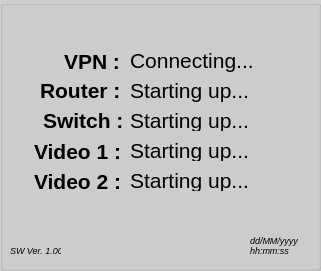
   <widget class="QGroupBox" name="groupBox_3">
    <property name="geometry">
     <rect>
      <x>0</x>
      <y>40</y>
      <width>321</width>
      <height>271</height>
     </rect>
    </property>
    <property name="palette">
     <palette>
      <active>
       <colorrole role="WindowText">
        <brush brushstyle="SolidPattern">
         <color alpha="255">
          <red>0</red>
          <green>0</green>
          <blue>0</blue>
         </color>
        </brush>
       </colorrole>
       <colorrole role="Button">
        <brush brushstyle="SolidPattern">
         <color alpha="255">
          <red>206</red>
          <green>206</green>
          <blue>206</blue>
         </color>
        </brush>
       </colorrole>
       <colorrole role="Light">
        <brush brushstyle="SolidPattern">
         <color alpha="255">
          <red>214</red>
          <green>214</green>
          <blue>214</blue>
         </color>
        </brush>
       </colorrole>
       <colorrole role="Midlight">
        <brush brushstyle="SolidPattern">
         <color alpha="255">
          <red>230</red>
          <green>230</green>
          <blue>230</blue>
         </color>
        </brush>
       </colorrole>
       <colorrole role="Dark">
        <brush brushstyle="SolidPattern">
         <color alpha="255">
          <red>103</red>
          <green>103</green>
          <blue>103</blue>
         </color>
        </brush>
       </colorrole>
       <colorrole role="Mid">
        <brush brushstyle="SolidPattern">
         <color alpha="255">
          <red>137</red>
          <green>137</green>
          <blue>137</blue>
         </color>
        </brush>
       </colorrole>
       <colorrole role="Text">
        <brush brushstyle="SolidPattern">
         <color alpha="255">
          <red>0</red>
          <green>0</green>
          <blue>0</blue>
         </color>
        </brush>
       </colorrole>
       <colorrole role="BrightText">
        <brush brushstyle="SolidPattern">
         <color alpha="255">
          <red>255</red>
          <green>255</green>
          <blue>255</blue>
         </color>
        </brush>
       </colorrole>
       <colorrole role="ButtonText">
        <brush brushstyle="SolidPattern">
         <color alpha="255">
          <red>0</red>
          <green>0</green>
          <blue>0</blue>
         </color>
        </brush>
       </colorrole>
       <colorrole role="Base">
        <brush brushstyle="SolidPattern">
         <color alpha="255">
          <red>255</red>
          <green>255</green>
          <blue>255</blue>
         </color>
        </brush>
       </colorrole>
       <colorrole role="Window">
        <brush brushstyle="SolidPattern">
         <color alpha="255">
          <red>206</red>
          <green>206</green>
          <blue>206</blue>
         </color>
        </brush>
       </colorrole>
       <colorrole role="Shadow">
        <brush brushstyle="SolidPattern">
         <color alpha="255">
          <red>0</red>
          <green>0</green>
          <blue>0</blue>
         </color>
        </brush>
       </colorrole>
       <colorrole role="AlternateBase">
        <brush brushstyle="SolidPattern">
         <color alpha="255">
          <red>230</red>
          <green>230</green>
          <blue>230</blue>
         </color>
        </brush>
       </colorrole>
       <colorrole role="ToolTipBase">
        <brush brushstyle="SolidPattern">
         <color alpha="255">
          <red>255</red>
          <green>255</green>
          <blue>220</blue>
         </color>
        </brush>
       </colorrole>
       <colorrole role="ToolTipText">
        <brush brushstyle="SolidPattern">
         <color alpha="255">
          <red>0</red>
          <green>0</green>
          <blue>0</blue>
         </color>
        </brush>
       </colorrole>
       <colorrole role="PlaceholderText">
        <brush brushstyle="SolidPattern">
         <color alpha="128">
          <red>0</red>
          <green>0</green>
          <blue>0</blue>
         </color>
        </brush>
       </colorrole>
      </active>
      <inactive>
       <colorrole role="WindowText">
        <brush brushstyle="SolidPattern">
         <color alpha="255">
          <red>0</red>
          <green>0</green>
          <blue>0</blue>
         </color>
        </brush>
       </colorrole>
       <colorrole role="Button">
        <brush brushstyle="SolidPattern">
         <color alpha="255">
          <red>206</red>
          <green>206</green>
          <blue>206</blue>
         </color>
        </brush>
       </colorrole>
       <colorrole role="Light">
        <brush brushstyle="SolidPattern">
         <color alpha="255">
          <red>214</red>
          <green>214</green>
          <blue>214</blue>
         </color>
        </brush>
       </colorrole>
       <colorrole role="Midlight">
        <brush brushstyle="SolidPattern">
         <color alpha="255">
          <red>230</red>
          <green>230</green>
          <blue>230</blue>
         </color>
        </brush>
       </colorrole>
       <colorrole role="Dark">
        <brush brushstyle="SolidPattern">
         <color alpha="255">
          <red>103</red>
          <green>103</green>
          <blue>103</blue>
         </color>
        </brush>
       </colorrole>
       <colorrole role="Mid">
        <brush brushstyle="SolidPattern">
         <color alpha="255">
          <red>137</red>
          <green>137</green>
          <blue>137</blue>
         </color>
        </brush>
       </colorrole>
       <colorrole role="Text">
        <brush brushstyle="SolidPattern">
         <color alpha="255">
          <red>0</red>
          <green>0</green>
          <blue>0</blue>
         </color>
        </brush>
       </colorrole>
       <colorrole role="BrightText">
        <brush brushstyle="SolidPattern">
         <color alpha="255">
          <red>255</red>
          <green>255</green>
          <blue>255</blue>
         </color>
        </brush>
       </colorrole>
       <colorrole role="ButtonText">
        <brush brushstyle="SolidPattern">
         <color alpha="255">
          <red>0</red>
          <green>0</green>
          <blue>0</blue>
         </color>
        </brush>
       </colorrole>
       <colorrole role="Base">
        <brush brushstyle="SolidPattern">
         <color alpha="255">
          <red>255</red>
          <green>255</green>
          <blue>255</blue>
         </color>
        </brush>
       </colorrole>
       <colorrole role="Window">
        <brush brushstyle="SolidPattern">
         <color alpha="255">
          <red>206</red>
          <green>206</green>
          <blue>206</blue>
         </color>
        </brush>
       </colorrole>
       <colorrole role="Shadow">
        <brush brushstyle="SolidPattern">
         <color alpha="255">
          <red>0</red>
          <green>0</green>
          <blue>0</blue>
         </color>
        </brush>
       </colorrole>
       <colorrole role="AlternateBase">
        <brush brushstyle="SolidPattern">
         <color alpha="255">
          <red>230</red>
          <green>230</green>
          <blue>230</blue>
         </color>
        </brush>
       </colorrole>
       <colorrole role="ToolTipBase">
        <brush brushstyle="SolidPattern">
         <color alpha="255">
          <red>255</red>
          <green>255</green>
          <blue>220</blue>
         </color>
        </brush>
       </colorrole>
       <colorrole role="ToolTipText">
        <brush brushstyle="SolidPattern">
         <color alpha="255">
          <red>0</red>
          <green>0</green>
          <blue>0</blue>
         </color>
        </brush>
       </colorrole>
       <colorrole role="PlaceholderText">
        <brush brushstyle="SolidPattern">
         <color alpha="128">
          <red>0</red>
          <green>0</green>
          <blue>0</blue>
         </color>
        </brush>
       </colorrole>
      </inactive>
      <disabled>
       <colorrole role="WindowText">
        <brush brushstyle="SolidPattern">
         <color alpha="255">
          <red>103</red>
          <green>103</green>
          <blue>103</blue>
         </color>
        </brush>
       </colorrole>
       <colorrole role="Button">
        <brush brushstyle="SolidPattern">
         <color alpha="255">
          <red>206</red>
          <green>206</green>
          <blue>206</blue>
         </color>
        </brush>
       </colorrole>
       <colorrole role="Light">
        <brush brushstyle="SolidPattern">
         <color alpha="255">
          <red>214</red>
          <green>214</green>
          <blue>214</blue>
         </color>
        </brush>
       </colorrole>
       <colorrole role="Midlight">
        <brush brushstyle="SolidPattern">
         <color alpha="255">
          <red>230</red>
          <green>230</green>
          <blue>230</blue>
         </color>
        </brush>
       </colorrole>
       <colorrole role="Dark">
        <brush brushstyle="SolidPattern">
         <color alpha="255">
          <red>103</red>
          <green>103</green>
          <blue>103</blue>
         </color>
        </brush>
       </colorrole>
       <colorrole role="Mid">
        <brush brushstyle="SolidPattern">
         <color alpha="255">
          <red>137</red>
          <green>137</green>
          <blue>137</blue>
         </color>
        </brush>
       </colorrole>
       <colorrole role="Text">
        <brush brushstyle="SolidPattern">
         <color alpha="255">
          <red>103</red>
          <green>103</green>
          <blue>103</blue>
         </color>
        </brush>
       </colorrole>
       <colorrole role="BrightText">
        <brush brushstyle="SolidPattern">
         <color alpha="255">
          <red>255</red>
          <green>255</green>
          <blue>255</blue>
         </color>
        </brush>
       </colorrole>
       <colorrole role="ButtonText">
        <brush brushstyle="SolidPattern">
         <color alpha="255">
          <red>103</red>
          <green>103</green>
          <blue>103</blue>
         </color>
        </brush>
       </colorrole>
       <colorrole role="Base">
        <brush brushstyle="SolidPattern">
         <color alpha="255">
          <red>206</red>
          <green>206</green>
          <blue>206</blue>
         </color>
        </brush>
       </colorrole>
       <colorrole role="Window">
        <brush brushstyle="SolidPattern">
         <color alpha="255">
          <red>206</red>
          <green>206</green>
          <blue>206</blue>
         </color>
        </brush>
       </colorrole>
       <colorrole role="Shadow">
        <brush brushstyle="SolidPattern">
         <color alpha="255">
          <red>0</red>
          <green>0</green>
          <blue>0</blue>
         </color>
        </brush>
       </colorrole>
       <colorrole role="AlternateBase">
        <brush brushstyle="SolidPattern">
         <color alpha="255">
          <red>206</red>
          <green>206</green>
          <blue>206</blue>
         </color>
        </brush>
       </colorrole>
       <colorrole role="ToolTipBase">
        <brush brushstyle="SolidPattern">
         <color alpha="255">
          <red>255</red>
          <green>255</green>
          <blue>220</blue>
         </color>
        </brush>
       </colorrole>
       <colorrole role="ToolTipText">
        <brush brushstyle="SolidPattern">
         <color alpha="255">
          <red>0</red>
          <green>0</green>
          <blue>0</blue>
         </color>
        </brush>
       </colorrole>
       <colorrole role="PlaceholderText">
        <brush brushstyle="SolidPattern">
         <color alpha="128">
          <red>0</red>
          <green>0</green>
          <blue>0</blue>
         </color>
        </brush>
       </colorrole>
      </disabled>
     </palette>
    </property>
    <property name="title">
     <string/>
    </property>
    <widget class="QLabel" name="label">
     <property name="geometry">
      <rect>
       <x>64</x>
       <y>50</y>
       <width>71</width>
       <height>22</height>
      </rect>
     </property>
     <property name="font">
      <font>
       <pointsize>16</pointsize>
       <weight>75</weight>
       <italic>false</italic>
       <bold>true</bold>
      </font>
     </property>
     <property name="text">
      <string>VPN :</string>
     </property>
    </widget>
    <widget class="QLabel" name="VPN_label">
     <property name="geometry">
      <rect>
       <x>130</x>
       <y>45</y>
       <width>201</width>
       <height>31</height>
      </rect>
     </property>
     <property name="font">
      <font>
       <pointsize>16</pointsize>
       <italic>false</italic>
      </font>
     </property>
     <property name="text">
      <string>Connecting... </string>
     </property>
    </widget>
    <widget class="QLabel" name="label_4">
     <property name="geometry">
      <rect>
       <x>40</x>
       <y>80</y>
       <width>121</width>
       <height>21</height>
      </rect>
     </property>
     <property name="font">
      <font>
       <pointsize>16</pointsize>
       <weight>75</weight>
       <italic>false</italic>
       <bold>true</bold>
      </font>
     </property>
     <property name="text">
      <string>Router : </string>
     </property>
    </widget>
    <widget class="QLabel" name="Router_label">
     <property name="geometry">
      <rect>
       <x>130</x>
       <y>75</y>
       <width>141</width>
       <height>31</height>
      </rect>
     </property>
     <property name="font">
      <font>
       <pointsize>16</pointsize>
       <italic>false</italic>
      </font>
     </property>
     <property name="text">
      <string>Starting up...</string>
     </property>
    </widget>
    <widget class="QLabel" name="label_5">
     <property name="geometry">
      <rect>
       <x>43</x>
       <y>110</y>
       <width>181</width>
       <height>21</height>
      </rect>
     </property>
     <property name="font">
      <font>
       <pointsize>16</pointsize>
       <weight>75</weight>
       <italic>false</italic>
       <bold>true</bold>
      </font>
     </property>
     <property name="text">
      <string>Switch :</string>
     </property>
    </widget>
    <widget class="QLabel" name="Switch_label">
     <property name="geometry">
      <rect>
       <x>130</x>
       <y>110</y>
       <width>121</width>
       <height>21</height>
      </rect>
     </property>
     <property name="font">
      <font>
       <pointsize>16</pointsize>
       <italic>false</italic>
      </font>
     </property>
     <property name="text">
      <string>Starting up...</string>
     </property>
    </widget>
    <widget class="QLabel" name="label_2">
     <property name="geometry">
      <rect>
       <x>34</x>
       <y>140</y>
       <width>101</width>
       <height>22</height>
      </rect>
     </property>
     <property name="font">
      <font>
       <pointsize>16</pointsize>
       <weight>75</weight>
       <italic>false</italic>
       <bold>true</bold>
      </font>
     </property>
     <property name="text">
      <string>Video 1 :</string>
     </property>
    </widget>
    <widget class="QLabel" name="Encoder1_label">
     <property name="geometry">
      <rect>
       <x>130</x>
       <y>140</y>
       <width>201</width>
       <height>21</height>
      </rect>
     </property>
     <property name="font">
      <font>
       <pointsize>16</pointsize>
       <italic>false</italic>
      </font>
     </property>
     <property name="text">
      <string>Starting up...</string>
     </property>
    </widget>
    <widget class="QLabel" name="label_3">
     <property name="geometry">
      <rect>
       <x>34</x>
       <y>170</y>
       <width>101</width>
       <height>22</height>
      </rect>
     </property>
     <property name="font">
      <font>
       <pointsize>16</pointsize>
       <weight>75</weight>
       <italic>false</italic>
       <bold>true</bold>
      </font>
     </property>
     <property name="text">
      <string>Video 2 :</string>
     </property>
    </widget>
    <widget class="QLabel" name="Encoder2_label">
     <property name="geometry">
      <rect>
       <x>130</x>
       <y>170</y>
       <width>201</width>
       <height>21</height>
      </rect>
     </property>
     <property name="font">
      <font>
       <pointsize>16</pointsize>
       <italic>false</italic>
      </font>
     </property>
     <property name="text">
      <string>Starting up...</string>
     </property>
    </widget>
    <widget class="QLabel" name="date_label">
     <property name="geometry">
      <rect>
       <x>250</x>
       <y>230</y>
       <width>61</width>
       <height>20</height>
      </rect>
     </property>
     <property name="font">
      <font>
       <pointsize>7</pointsize>
       <italic>true</italic>
      </font>
     </property>
     <property name="text">
      <string>dd/MM/yyyy</string>
     </property>
    </widget>
    <widget class="QLabel" name="time_label">
     <property name="geometry">
      <rect>
       <x>250</x>
       <y>240</y>
       <width>41</width>
       <height>20</height>
      </rect>
     </property>
     <property name="font">
      <font>
       <pointsize>7</pointsize>
       <italic>true</italic>
      </font>
     </property>
     <property name="text">
      <string>hh:mm:ss</string>
     </property>
    </widget>
    <widget class="QLabel" name="version_label">
     <property name="geometry">
      <rect>
       <x>10</x>
       <y>240</y>
       <width>51</width>
       <height>20</height>
      </rect>
     </property>
     <property name="font">
      <font>
       <pointsize>7</pointsize>
       <italic>true</italic>
      </font>
     </property>
     <property name="text">
      <string>SW Ver. 1.00</string>
     </property>
    </widget>
   </widget>
